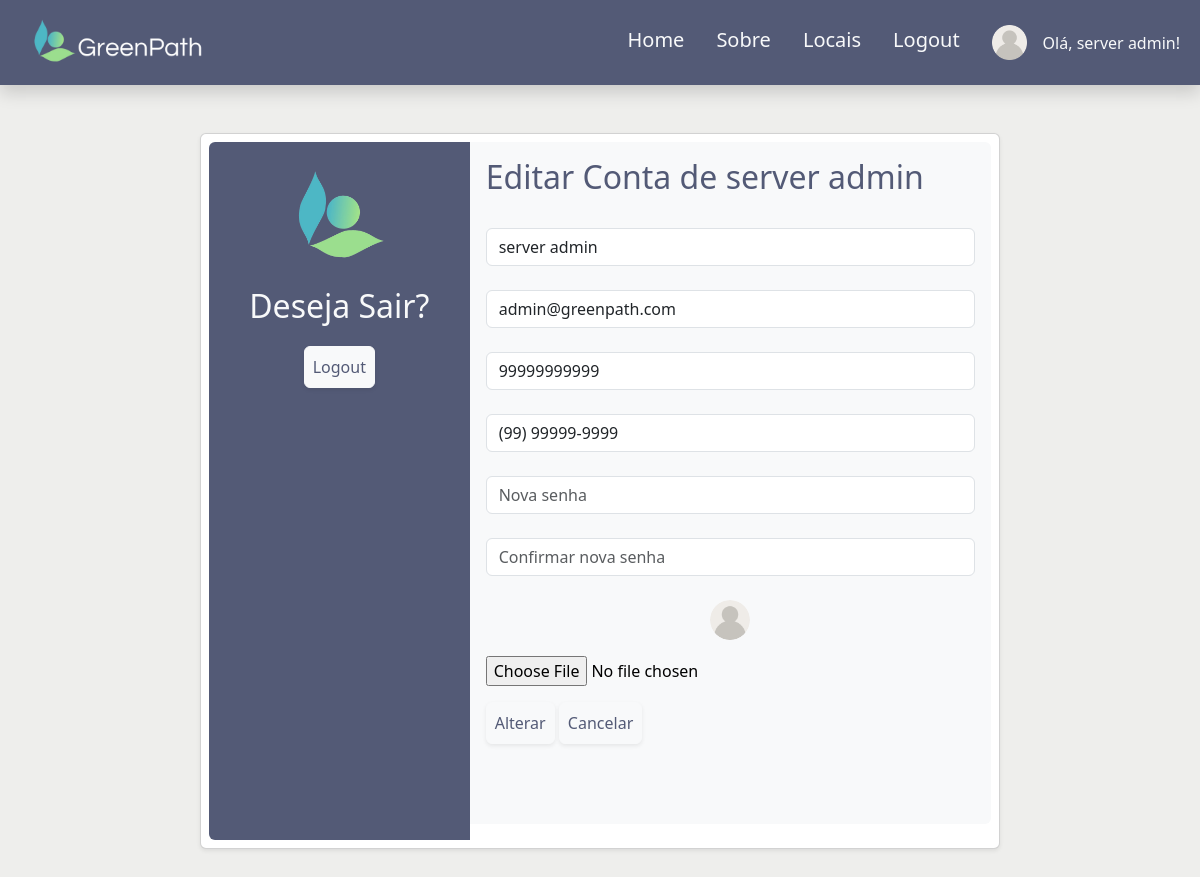
Page /src/page/editarConta.php (signed in) on the committed database.
### tables this page shows
CREATE TABLE Usuario (
    id_usu INT PRIMARY KEY AUTO_INCREMENT NOT NULL,
    nome VARCHAR(100) NOT NULL,
    email VARCHAR(100) UNIQUE NOT NULL,
    senha VARCHAR(100) NOT NULL,
    avatar MEDIUMBLOB DEFAULT NULL,
    cpf_cnpj VARCHAR(14) UNIQUE NOT NULL,
    telefone VARCHAR(15) NOT NULL,
    fk_TipoUsuario_id INT NOT NULL,
    UNIQUE (email, cpf_cnpj),
    CONSTRAINT check_cnpj_cpf_digits CHECK(cpf_cnpj REGEXP '^[0-9]{9,14}$')
);

### src/page/editarConta.php (the view, shortened to what this page needs)
<!doctype html>
<html lang="en">
    <head>
        <link href="https://cdn.jsdelivr.net/npm/bootstrap@5.3.3/dist/css/bootstrap.min.css" rel="stylesheet">
</head>
<body style="background-color: #EEEEEC;">
    <?php require '../database/connectDB.php'; ?>    <nav class="navbar navbar-expand-lg shadow p-2 mb-5" style="background-color: #535A76;">
          <div class="container-fluid" style="background-color: #535A76;">
            <a class="navbar-brand" href="../../index.php">
              <img src="../../resources/GreenPath.png" alt="GreenPath" width="200" height="59">
            </a>
            <div class="collapse navbar-collapse" id="navbarNav">
              <ul class="navbar-nav ms-auto">
                <li class="nav-item">
                  <a class="nav-link text-light fs-5 p-3" href="#" onclick="window.location.href='homeUsers.php'">Home</a>
                </li>
                <li class="nav-item">
                  <a class="nav-link text-light fs-5 p-3" href="#" onclick="window.location.href='sobre.php'">Sobre</a>
                </li>
                <li class="nav-item">
                  <a class="nav-link text-light fs-5 p-3" href="#" onclick="window.location.href='locaisUser.php'">Locais</a>
                </li>
                <li class="nav-item">
                  <a class="nav-link text-light fs-5 p-3" href="#" onclick="window.location.href='logout.php'">Logout</a>
                </li>
                <li class="nav-item d-flex align-items-center justify-content-between">
                    <a class="nav-link p-3" href="#" onclick="window.location.href='editarConta.php'">
                        <img src="../../resources/do-utilizador.png" alt="GreenPath" style="max-width: 35px;"></a>
                        <span class="navbar-text text-light">
                        <?php
                            if (isset($_SESSION['nome'])) {
                                echo "Olá, " . htmlspecialchars($_SESSION['nome']) . "!";
                            }
                        ?>
                        </span>
                </li>
              </ul>
            </div>
          </div>
        </nav>
    <?php
    if (isset($_SESSION['id_usu'])){
    $id_usu = $_SESSION['id_usu'];
    $conn = mysqli_connect($servername, $username, $password, $database);
    $sql = "SELECT id_usu, fk_TipoUsuario_id, nome, email, telefone, cpf_cnpj, senha, avatar
            FROM Usuario WHERE id_usu = $id_usu";
    echo "<div class='container'>";
    if ($result = mysqli_query($conn, $sql)) {
        if(mysqli_num_rows($result) == 1){
            $row = mysqli_fetch_assoc($result);
            $nome = $row['nome'];
            $email = $row['email'];
            $cpf_cnpj = $row['cpf_cnpj'];
            $telefone = $row['telefone'];
            $avatar = $row['avatar'];
            ?>
        <div class="card mb-3 mx-auto rounded shadow-sm p-2 mb-5" style="max-width: 800px;">
        <div class="row g-0">
            <div class="col-md-4 text-center rounded-start" style="background-color: #535A76;">
            <p><br><img src="../../resources/logo-removebg.png" class="img-fluid rounded-start" alt="logo" style="max-width: 100px;"></p>
            <p class="text-center text-light fs-2 text">Deseja Sair?</p>
            <p><button type="button" style="color: #535A76;" onclick="window.location.href='logout.php'" class="btn btn-light shadow-sm p-2 mb-5 rounded">Logout</button></p>
        </div>
            <div class="col-md-8">
            <div class="card-body text-bg-light rounded-end">
                    <form id="form" action="editarContaDB.php" method="POST" enctype="multipart/form-data">
                    <h2 id="signup-title" style="color: #535A76;">Editar Conta de <?php echo $nome; ?></h2>
                    <input type="text" name="nome" minlength="3" id="nome" placeholder="Nome/Nome fantasia"
                    class="form-control" title="Informe um nome válido. Minimo 3 digitos" value="<?php echo $nome; ?>"required>
                    <input type="email" name="email" id="email" placeholder="E-mail" pattern="^[\w.-]+@[a-zA-Z0-9.-]+\.[a-zA-Z]{2,}$"
                    title="Informe um email válido" class="form-control" value="<?php echo $email; ?>"required>
                    <input type="text" name="cpf_cnpj" maxlength="18" id="cpf_cnpj" placeholder="CPF/CNPJ"
                    pattern="^\d{3}\.?\d{3}\.?\d{3}-?\d{2}$|^\d{2}\.?\d{3}\.?\d{3}\/?[0-9]{4}-?\d{2}$"
                    title="Deve estar no formato 00000000000 ou 000.000.000-00" class="form-control" value="<?php echo $cpf_cnpj; ?>"required>
                    <input type="text" name="telefone" maxlength="15" id="telefone" placeholder="Telefone" class="form-control"
                    pattern="^\(?\d{2}\)?\s?\d{4,5}-?\d{4}$" title="Deve estar no formato 00000000000 ou (00) 00000-0000" value="<?php echo $telefone; ?>"required>
                    <input type="password" name="senha" minlength="8" id="senha"
                    placeholder="Nova senha" onchange="confirmaSenha()"
                    pattern="(?=.*\d)(?=.*[a-z])(?=.*[A-Z]).{6,8}"
                    title="Deve conter ao menos um número, uma letra maiúscula, uma letra minúscula, um caracter especial, e 8 caracteres" class="form-control" required>
                    <input type="password" name="confirmaSenha" minlength="8" id="confirmaSenha"
                    placeholder="Confirmar nova senha"
                    pattern="(?=.*\d)(?=.*[a-z])(?=.*[A-Z]).{6,8}" title="Deve conter ao menos um número, uma letra maiúscula, uma letra minúscula, um caracter especial, e  8 caracteres"
                    onkeyup="confirmaSenha()"
                    class="form-control" required>
<br>
                    <div class="mb-3">
                    <td>
                            <?php
                            if ($avatar) {?>
                                <p style="text-align:center">
                                    <img id="imagemSelecionada" class="rounded-circle" style="max-width: 40px;" />
                                </p>
                                <?php
                            } else {
                                ?>
                                <p style="text-align:center">
                                    <img id="imagemSelecionada" class="rounded-circle" src="../../resources/do-utilizador.png" style="max-width: 40px;" />
                                </p>
                                <?php
                            }
                            ?>
                            <p>
							<label>
                            <input type="file" id="avatar" name="avatar" onchange="validaImagem(this);" /></label>
                            </p>
                        </td>
                    <div>
                    <input class="btn btn-light shadow-sm p-2 mb-5 rounded" type="submit" style="color: #535A76;" value="Alterar">
                    <input class="btn btn-light shadow-sm p-2 mb-5 rounded" type="button" style="color: #535A76;" value="Cancelar" onclick="window.location.href='homeUsers.php'">
                    </div>
                </form>
					<?php
					}
				} else {
					echo "<p style='text-align:center'>Erro executando UPDATE: " . $conn-> error . "</p>";
				}
				echo "</div>";
        }
				?>
</div>
</div>
        </body>
</html>

### rows in the picture
usuario: nome "server admin", email "admin@greenpath.com", cpf_cnpj "99999999999", telefone "(99) 99999-9999"

### other values in the picture
$_SESSION['nome'] "server admin"
